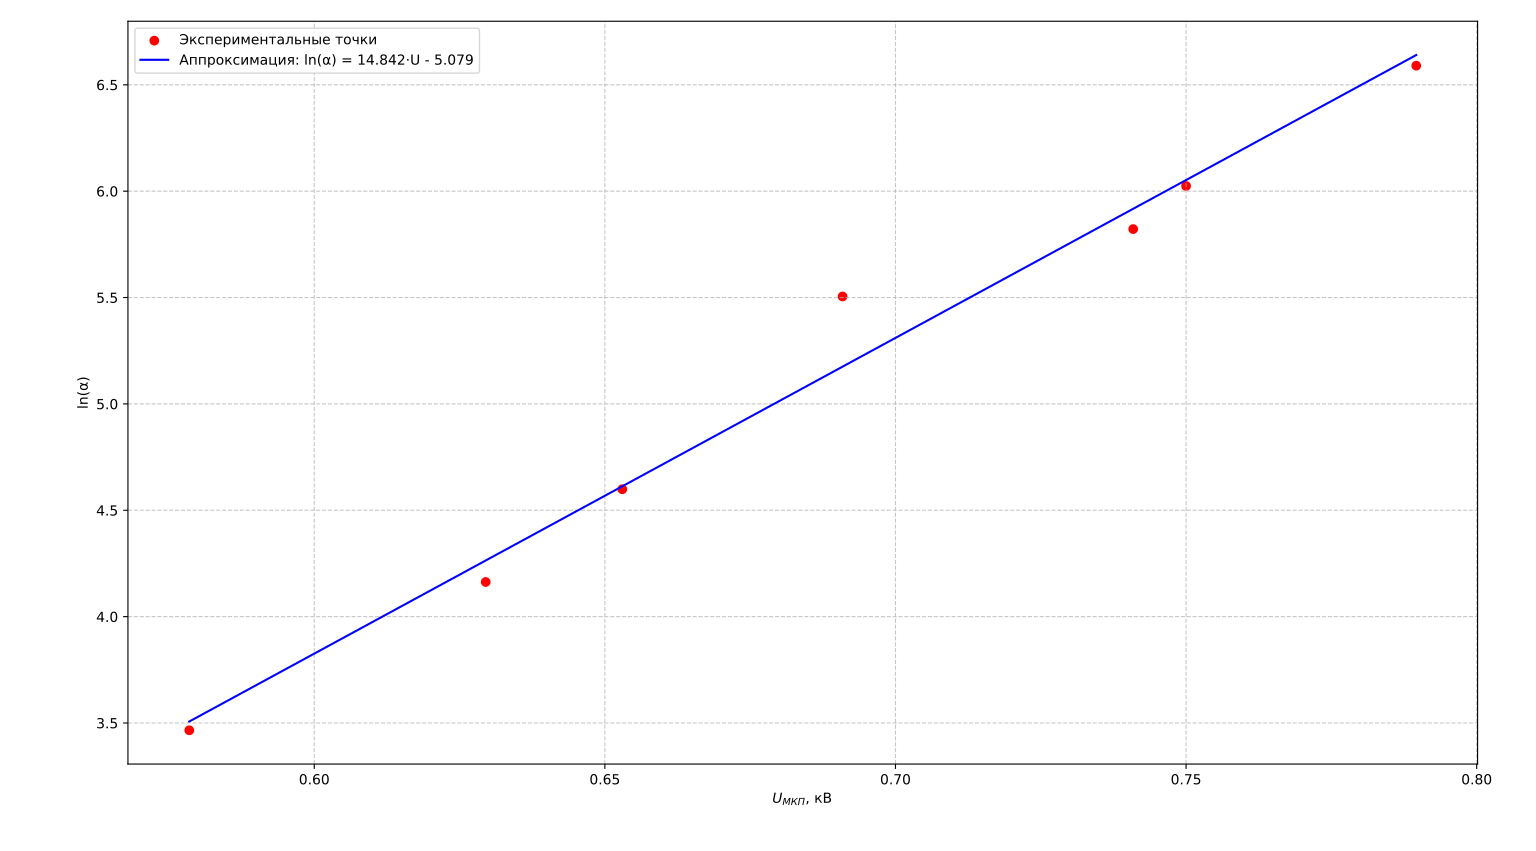

The Python source for this figure:
import numpy as np
import matplotlib.pyplot as plt
from scipy import stats

# Исходные данные
U = np.array([0.5785, 0.6909, 0.7896, 0.6295, 0.7409, 0.653, 0.75])
ln_alpha = np.array([3.465735903, 5.505034774, 6.589971016,
                      4.162862784, 5.821814578, 4.59887381, 6.024397129])

# Линейная регрессия
slope, intercept, r_value, p_value, std_err = stats.linregress(U, ln_alpha)
r_squared = r_value**2

# Подготовка точек для прямой регрессии
U_fit = np.linspace(min(U), max(U), 100)
ln_alpha_fit = slope * U_fit + intercept

# Построение графика
plt.figure(figsize=(8, 6))
plt.scatter(U, ln_alpha, color='red', label='Экспериментальные точки')
plt.plot(U_fit, ln_alpha_fit, color='blue', 
         label=f'Аппроксимация: ln(α) = {slope:.3f}·U - {-intercept:.3f}')

plt.xlabel(r'$U_{МКП}$, кВ')
plt.ylabel('ln(α)')
# plt.title('Зависимость ln(α) от напряжения U')
plt.grid(True, linestyle='--', alpha=0.7)
plt.legend()
plt.tight_layout()
plt.show()

# Вывод параметров в консоль
print(f'Уравнение регрессии: ln(α) = {slope:.4f} * U + {intercept:.4f}')
print(f'Коэффициент детерминации R² = {r_squared:.6f}')
print(f'Стандартная ошибка наклона: {std_err:.6f}')
